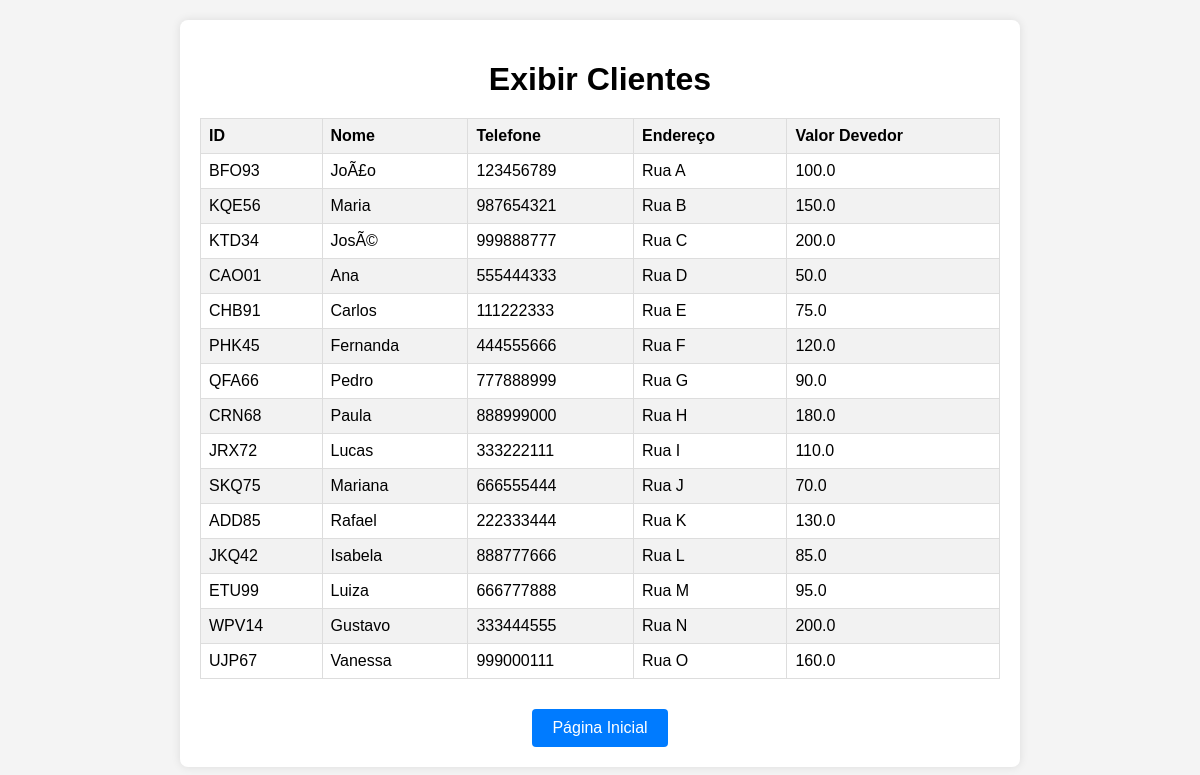
The app's page /exibir_clientes with its own data.
### tables this page shows
CREATE TABLE clientes (
                        id TEXT PRIMARY KEY,
                        nome TEXT NOT NULL,
                        telefone TEXT,
                        endereco TEXT,
                        valor_devedor REAL
                     );

### app.py (the view)
@app.route('/exibir_clientes')
def exibir_clientes():
    clientes = get_all_clients()
    return render_template('exibir_clientes.html', clientes=clientes)

### database.py (called while the page is built)
def get_all_clients():
    conn = sqlite3.connect(DB_FILE)
    c = conn.cursor()
    c.execute("SELECT * FROM clientes")
    clients = c.fetchall()
    conn.close()
    return clients

### templates/exibir_clientes.html (shortened to what this page needs)
<!DOCTYPE html>
<html lang="pt-BR">
<head>
<link rel="stylesheet" href="{{ url_for('static', filename='styles.css') }}">
</head>
<body>
<div class="container">
  <h1>Exibir Clientes</h1>
  <table id="client-table">
    <thead>
      <tr>
        <th>ID</th>
        <th>Nome</th>
        <th>Telefone</th>
        <th>Endereço</th>
        <th>Valor Devedor</th>
      </tr>
    </thead>
    <tbody>
      {% for cliente in clientes %}
      <tr>
        <td>{{ cliente[0] }}</td>
        <td>{{ cliente[1] }}</td>
        <td>{{ cliente[2] }}</td>
        <td>{{ cliente[3] }}</td>
        <td>{{ cliente[4] }}</td>
      </tr>
      {% endfor %}
    </tbody>
  </table>
  <div class="button-container">
    <a href="/" class="button">Página Inicial</a>
  </div>
</div>
</body>
</html>

### static/styles.css (style rules this page uses)
body { font-family: Helvetica, sans-serif; margin: 0; padding: 0; background-color: #f4f4f4; }
.container { max-width: 800px; margin: 20px auto; padding: 20px; background-color: #fff; border-radius: 8px; box-shadow: 0 0 10px rgba(0, 0, 0, 0.1); }
h1 { text-align: center; margin-bottom: 20px; }
.button-container { display: flex; justify-content: center; align-items: center; margin-top: 30px; }
.button { display: inline-block; padding: 10px 20px; background-color: #007bff; color: #fff; text-decoration: none; border-radius: 4px; }
#client-table { width: 100%; border-collapse: collapse; }
#client-table th, #client-table td { border: 1px solid #ddd; padding: 8px; text-align: left; }
#client-table th { background-color: #f2f2f2; }
#client-table tr:nth-child(even) { background-color: #f2f2f2; }

### records on screen
clientes: id "BFO93", nome "JoÃ£o", telefone "123456789", endereco "Rua A", valor_devedor "100.0"
clientes: id "KQE56", nome "Maria", telefone "987654321", endereco "Rua B", valor_devedor "150.0"
clientes: id "KTD34", nome "JosÃ©", telefone "999888777", endereco "Rua C", valor_devedor "200.0"
clientes: id "CAO01", nome "Ana", telefone "555444333", endereco "Rua D", valor_devedor "50.0"
clientes: id "CHB91", nome "Carlos", telefone "111222333", endereco "Rua E", valor_devedor "75.0"
clientes: id "PHK45", nome "Fernanda", telefone "444555666", endereco "Rua F", valor_devedor "120.0"
clientes: id "QFA66", nome "Pedro", telefone "777888999", endereco "Rua G", valor_devedor "90.0"
clientes: id "CRN68", nome "Paula", telefone "888999000", endereco "Rua H", valor_devedor "180.0"
clientes: id "JRX72", nome "Lucas", telefone "333222111", endereco "Rua I", valor_devedor "110.0"
clientes: id "SKQ75", nome "Mariana", telefone "666555444", endereco "Rua J", valor_devedor "70.0"
clientes: id "ADD85", nome "Rafael", telefone "222333444", endereco "Rua K", valor_devedor "130.0"
clientes: id "JKQ42", nome "Isabela", telefone "888777666", endereco "Rua L", valor_devedor "85.0"
clientes: id "ETU99", nome "Luiza", telefone "666777888", endereco "Rua M", valor_devedor "95.0"
clientes: id "WPV14", nome "Gustavo", telefone "333444555", endereco "Rua N", valor_devedor "200.0"
clientes: id "UJP67", nome "Vanessa", telefone "999000111", endereco "Rua O", valor_devedor "160.0"
